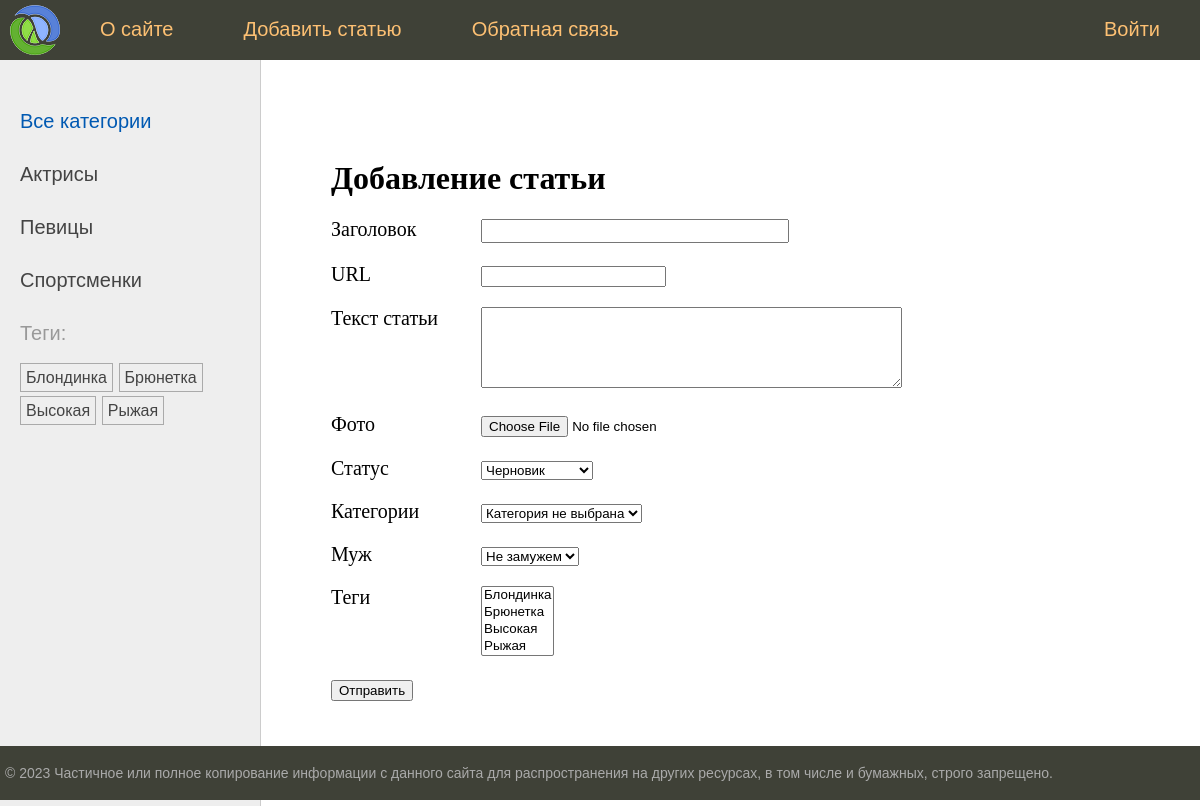
The page /addpage/ on the database its author committed.
### women/models.py (models this page shows)
class Category(models.Model):
    name = models.CharField(max_length=100, db_index=True, verbose_name="Категория")
    slug = models.SlugField(max_length=255, unique=True, db_index=True)
    class Meta:
        verbose_name = "Категория"
        verbose_name_plural = "Категории"
    def __str__(self):
        return self.name
    def get_absolute_url(self):
        return reverse('category', kwargs={'cat_slug': self.slug})

class TagPost(models.Model):
    tag = models.CharField(max_length=100, db_index=True)
    slug = models.SlugField(max_length=255, unique=True, db_index=True)
    def __str__(self):
        return self.tag
    def get_absolute_url(self):
        return reverse('tag', kwargs={'tag_slug': self.slug})

### women/views.py (the view)
# urls.py: path('addpage/', views.AddPage.as_view(), name='add_page'),
class AddPage(DataMixin, CreateView):
    form_class = AddPostForm
    template_name = 'women/addpage.html'
    title_page = 'Добавление статьи'

### women/forms.py (shortened to what this page needs)
class AddPostForm(forms.ModelForm):
    cat = forms.ModelChoiceField(queryset=Category.objects.all(), empty_label="Категория не выбрана", label="Категории")
    husband = forms.ModelChoiceField(queryset=Husband.objects.all(), empty_label="Не замужем", required=False, label="Муж")
    class Meta:
        model = Women
        fields = ['title', 'slug', 'content', 'photo', 'is_published', 'cat', 'husband', 'tags']
        widgets = {
            'title': forms.TextInput(attrs={'class': 'form-input'}),
            'content': forms.Textarea(attrs={'cols': 50, 'rows': 5}),
        }
        labels = {'slug': 'URL'}

### women/models.py (called while the page is built)
    def __str__(self):
        return self.name

### women/templatetags/women_tags.py (called while the page is built)
@register.inclusion_tag('women/list_categories.html')
def show_categories(cat_selected=0):
    cats = Category.objects.all()
    return {'cats': cats, 'cat_selected': cat_selected}

@register.inclusion_tag('women/list_tags.html')
def show_all_tags():
    return {'tags': TagPost.objects.all()}

### women/templates/women/addpage.html (shortened to what this page needs)
{% extends 'base.html' %}
{% block content %}
<h1>{{title}}</h1>
<form action="" method="post" enctype="multipart/form-data">
    {% for f in form %}
    <p><label class="form-label" for="{{ f.id_for_label }}">{{ f.label }}</label>{{ f }}</p>
    {% endfor %}
    <p><button type="submit">Отправить</button></p>
</form>
{% endblock %}

### women/templates/women/list_categories.html
{% for cat in cats %}
{% if cat.id == cat_selected %}
<li class="selected">{{cat.name}}</li>
{% else %}
<li><a href="{{ cat.get_absolute_url }}">{{cat.name}}</a></li>
{% endif %}
{% endfor %}

### women/templates/women/list_tags.html
{% if tags %}
    <p>Теги:</p>
    <ul class="tags-list">
        {% for t in tags %}
        <li><a href="{{ t.get_absolute_url }}">{{ t.tag }}</a></li>
        {% endfor %}
    </ul>
{% endif %}

### rows shown on the page
Category: name "Актрисы"
Category: name "Певицы"
Category: name "Спортсменки"
TagPost: tag "Блондинка"
TagPost: tag "Брюнетка"
TagPost: tag "Высокая"
TagPost: tag "Рыжая"

### other values the page prints
{{ m.title }} "О сайте" "Добавить статью" "Обратная связь" "Войти"
{{ title }} "Добавление статьи"
{{ f.label }} "Заголовок" "URL" "Текст статьи" "Фото" "Статус" "Категории" "Муж" "Теги"
